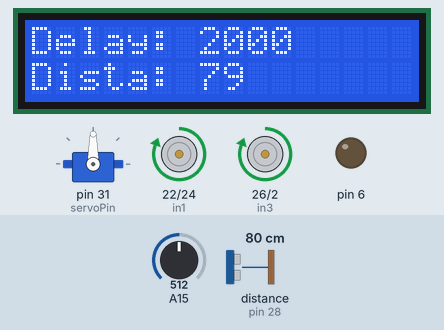
The sketch below on a simulated Arduino Mega 2560, built with avr-gcc and run on an emulated ATmega2560. Parts: 16×2 character LCD, servo, motor-driver pin pairs drawn as motors (green arrow = first pin HIGH = forward, orange = second pin HIGH = backward, longer = more drive, scaled by the enable pin), output pins drawn as LEDs (lit = HIGH). Wiring (inferred from the names in the program): ultrasonic range finder: trigger pin 5; echo pin 28. Inputs (shaded band) come from the test bench; at power-on: A15 = 512, distance to the obstacle (sensor on pin 28) 80 cm. The echo pulse lasts 58.3 µs per cm; random numbers use the default seed unless the sketch sets one; pins used as bus, display or sensor lines are not drawn; what the sketch prints to the serial monitor is not drawn.

Above: at 3.2 s.
3.3 s: A15 set to 3
9.6 s: A15 set to 0
At 13.6 s:
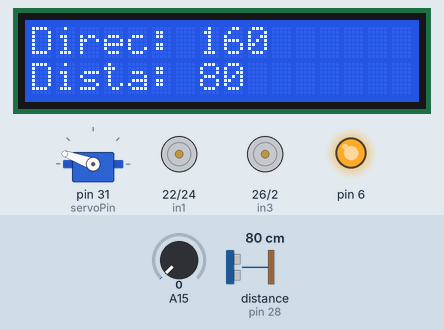
14.7 s: distance to the obstacle (sensor on pin 28) set to 2 cm
At 18.4 s:
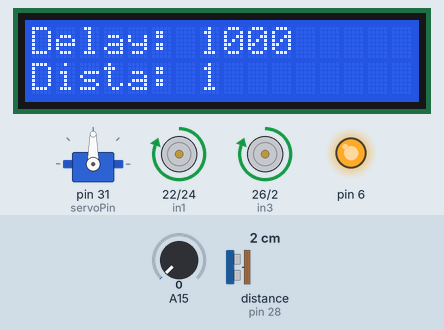
19.3 s: A15 set to 26
At 21.6 s:
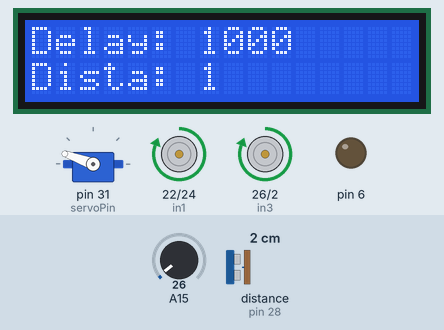
24.8 s: distance to the obstacle (sensor on pin 28) set to 250 cm
At 26.3 s:
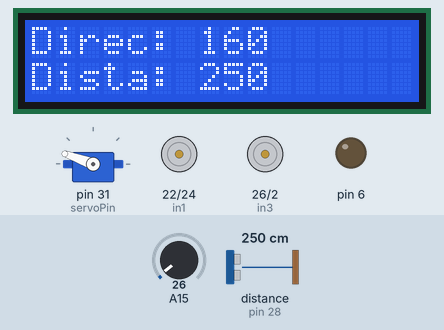
29.4 s: distance to the obstacle (sensor on pin 28) set to 106 cm
At 35.3 s:
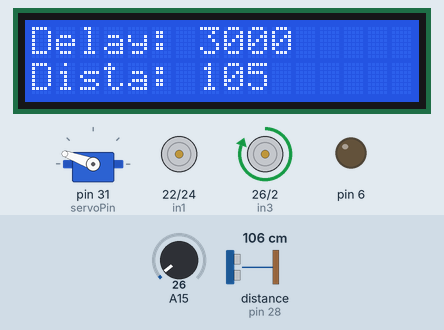
36.4 s: distance to the obstacle (sensor on pin 28) set to 98 cm
At 39.8 s:
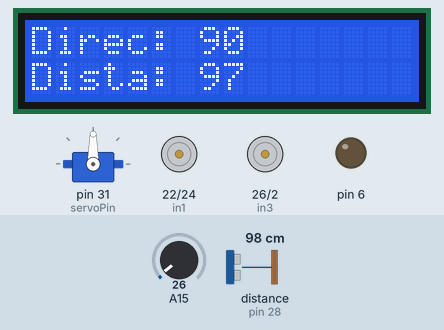
Timing chart, 0 to 41.5 s (numbered marks = the images above; inputs shaded):
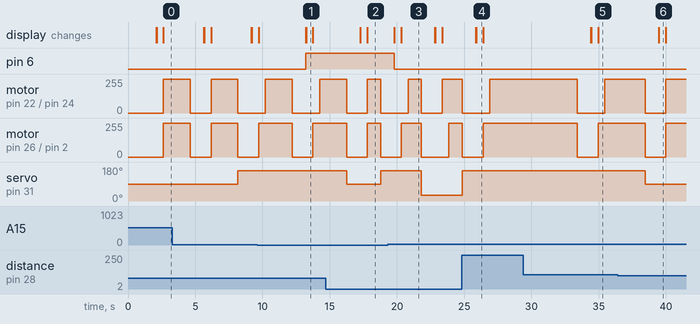

Measured:
- the behaviour switches between 2 and 1 on A15 (found by bisection; images 0 and 1)
- the behaviour switches between 102 and 101 cm on distance to the obstacle (sensor on pin 28) (found by bisection; images 5 and 6)
- after the input at 9.6 s, pin 6: LOW → HIGH after 3.6 s
- after the input at 19.3 s, pin 6: HIGH → LOW after 0.49 s
- what the display in image 1 shows lasts 0.6 s, from 13.2 s to 13.8 s
- what the display in image 3 shows lasts 2.5 s, from 20.3 s to 22.8 s

The sketch:

robot_arduino.ino
```cpp
#include <Servo.h>
#include <Wire.h>
#include <LiquidCrystal_I2C.h>

LiquidCrystal_I2C lcd(0x3F, 2, 1, 0, 4, 5, 6, 7, 3, POSITIVE);


// Declare the Servo pin
int servoPin = 31;

// Create a servo object
Servo Servo1;

int sensorReading;

int numbersServo[3] = {30, 90, 160};


int distance[16] = {0, 40, 60, 80, 100, 120, 140, 160, 180, 200, 220, 240, 260, 280, 300, 600};
int delayDistance[16] = {0, 1000, 1500, 2000, 2500, 3000, 3500, 4000, 4500, 5000, 5500, 6000, 6500, 7000, 7500, 8000};

int defaultDelay = 1000;
int whereIsEyes;

int trigPin = 5;    // Trigger
int echoPin = 28;    // Echo
long duration;

// Motor A connections
int enA = 4;
int in1 = 22;
int in2 = 24;

// Motor B connections
int enB = 3;
int in3 = 26;
int in4 = 2;


void setup() {

  Serial.begin (9600);

  //laser
  pinMode(6,OUTPUT);

  lcd.begin(16,2);//Defining 16 columns and 2 rows of lcd display
  lcd.backlight();//To Power ON the back light

  pinMode(enA, OUTPUT);
  pinMode(enB, OUTPUT);
  pinMode(in1, OUTPUT);
  pinMode(in2, OUTPUT);
  pinMode(in3, OUTPUT);
  pinMode(in4, OUTPUT);

  // Turn off motors - Initial state
  digitalWrite(in1, LOW);
  digitalWrite(in2, LOW);
  digitalWrite(in3, LOW);
  digitalWrite(in4, LOW);

  Servo1.attach(servoPin);

  pinMode(trigPin, OUTPUT);
  pinMode(echoPin, INPUT);

  lcd.setCursor(0,0);
  lcd.print("init Robot Ardu...");
  lcd.setCursor(0,1);
  lcd.print(" By:Fabkius ");
  delay(2000);
  lcd.clear();

  whereIsEyes = getDirection();

}

void loop() {

getLaser();
int whatDistanceIs = getSonar();

setScreenData(whereIsEyes,0);
setScreenData(whatDistanceIs,1);
delay(500);

int aux=0;

for(int i=0; i<16;i++){

   if(aux < whatDistanceIs && whatDistanceIs <= distance[i]){

      setScreenData(delayDistance[i],2);

      if(whereIsEyes==30){
        //derecha
        motorRigh();
        delay(500);
        motorUp();
        delay(delayDistance[i]);
        motorStop();
        whereIsEyes = getDirection();
        delay(defaultDelay);
        break;
      }

      if(whereIsEyes==90){
        //centro
        motorUp();
        delay(delayDistance[i]);
        motorStop();
        whereIsEyes = getDirection();
        delay(defaultDelay);
        break;
      }

      if(whereIsEyes==160){
        //izquierda
        motorLeft();
        delay(500);
        motorUp();
        delay(delayDistance[i]);
        motorStop();
        whereIsEyes = getDirection();
        delay(defaultDelay);
        break;
      }

   }

   aux = distance[i];

   if(i==16){
    int count=0;
      while(whatDistanceIs>600){
        getDirection();
        delay(1000);
        if(count==10){
          motorDown();
          delay(defaultDelay);
          motorStop();
          delay(getAleatoryDelay());
        }
        count++;
      }
   }
}

lcd.clear();


}

void setScreenData(int data, int line){
  lcd.setCursor(0,line);
  if(line==0){
    lcd.print("Direc: ");
    lcd.print(data);
  }else if(line==1){
    lcd.print("Dista: ");
    lcd.print(data);
  }else{
    lcd.setCursor(0,0);
    lcd.print("Delay: ");
    lcd.print(data);
  }
}


int getSonar(){

  digitalWrite(trigPin, LOW);
  delayMicroseconds(5);
  digitalWrite(trigPin, HIGH);
  delayMicroseconds(10);
  digitalWrite(trigPin, LOW);

  pinMode(echoPin, INPUT);
  duration = pulseIn(echoPin, HIGH);

  int cm = (duration/2) / 29.1; // Divide by 29.1 or multiply by 0.0343

  //Serial.print(cm);
  //Serial.print("cm");

  return cm;
}

int getDirection(){
  int eyes = numbersServo[random(0, 3)];
  Servo1.write(eyes);
  return eyes;
}

void motorRigh(){
  analogWrite(enA, 255);
  analogWrite(enB, 0);

  digitalWrite(in1, HIGH);
  digitalWrite(in2, LOW);
  digitalWrite(in3, LOW);
  digitalWrite(in4, LOW);
}

void motorLeft(){
  analogWrite(enA, 0);
  analogWrite(enB, 255);

  digitalWrite(in1, LOW);
  digitalWrite(in2, LOW);
  digitalWrite(in3, HIGH);
  digitalWrite(in4, LOW);
}

void motorUp()
{
  // Set motors to maximum speed
  // For PWM maximum possible values are 0 to 255
  analogWrite(enA, 255);
  analogWrite(enB, 255);

  // Turn on motor A & B
  digitalWrite(in1, HIGH);
  digitalWrite(in2, LOW);
  digitalWrite(in3, HIGH);
  digitalWrite(in4, LOW);
}

void motorDown()
{
  // Set motors to maximum speed
  // For PWM maximum possible values are 0 to 255
  analogWrite(enA, 255);
  analogWrite(enB, 255);

  // Turn on motor A & B
  digitalWrite(in1, LOW);
  digitalWrite(in2, HIGH);
  digitalWrite(in3, LOW);
  digitalWrite(in4, HIGH);
}

void motorStop(){
    // Turn off motors
  digitalWrite(in1, LOW);
  digitalWrite(in2, LOW);
  digitalWrite(in3, LOW);
  digitalWrite(in4, LOW);
}

int getAleatoryDelay(){
  return random(2000, 10000);
}
void getLaser(){
  sensorReading=analogRead(15); //Instrucción para obtener dato analógico
  if(sensorReading<=1){
   digitalWrite(6,HIGH);
  }else{
   digitalWrite(6,LOW);
  }
  Serial.println(sensorReading);
}
```
